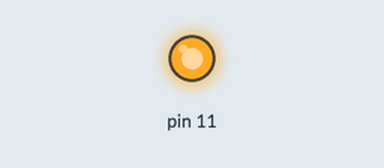
Recording of a program running on a simulated Raspberry Pi (header pin numbers). Parts: output pins drawn as LEDs (lit = HIGH). Random numbers come from a fixed seed.

Above: at 0.1 s.
At 38.39 s:
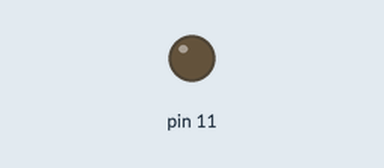
Timing chart, 0 to 40.0 s (numbered marks = the images above):
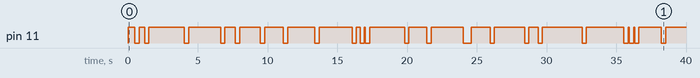

The program:

flash.py
```python
import RPi.GPIO as GPIO
import time


def blink(pin, delay):
	GPIO.output(pin, GPIO.HIGH)
	time.sleep(delay)
	GPIO.output(pin, GPIO.LOW)
	time.sleep(.3)

GPIO.setmode(GPIO.BOARD)
GPIO.setup(11, GPIO.OUT)

delay = .5

import random

for num in range(0, 500):
	blink(11, delay)
	delay = random.random() * 3

GPIO.cleanup()
```

Measured:
- by itself, pin 11: LOW → HIGH at 0.00 s, → LOW 0.50 s later, → HIGH 0.30 s later, → LOW 0.40 s later, … (45 changes in this stretch)
